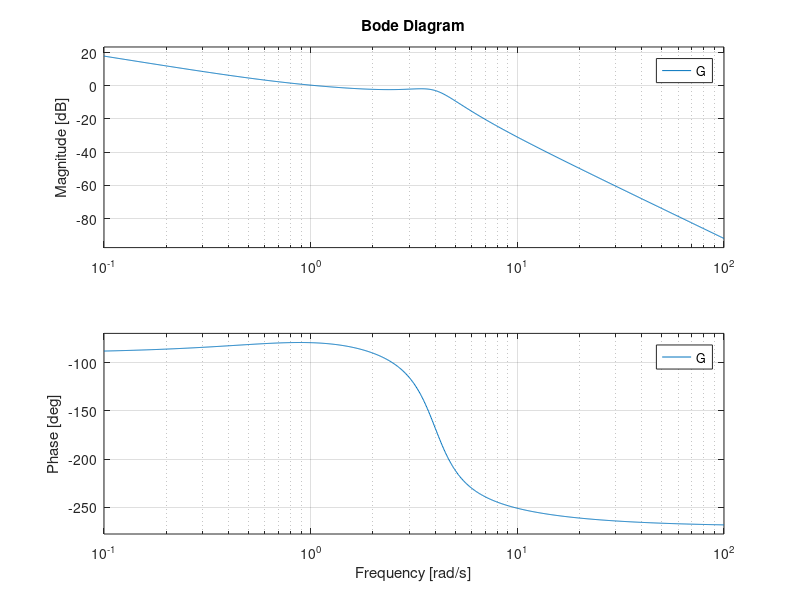
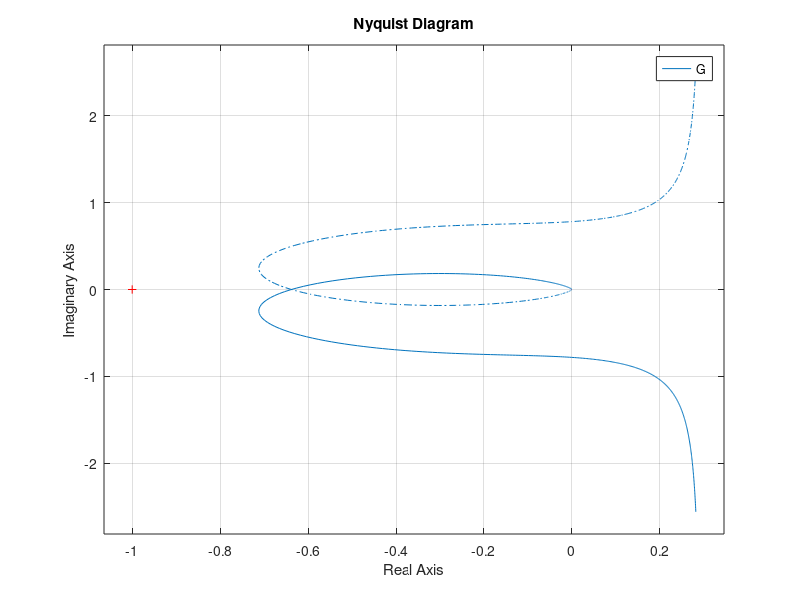
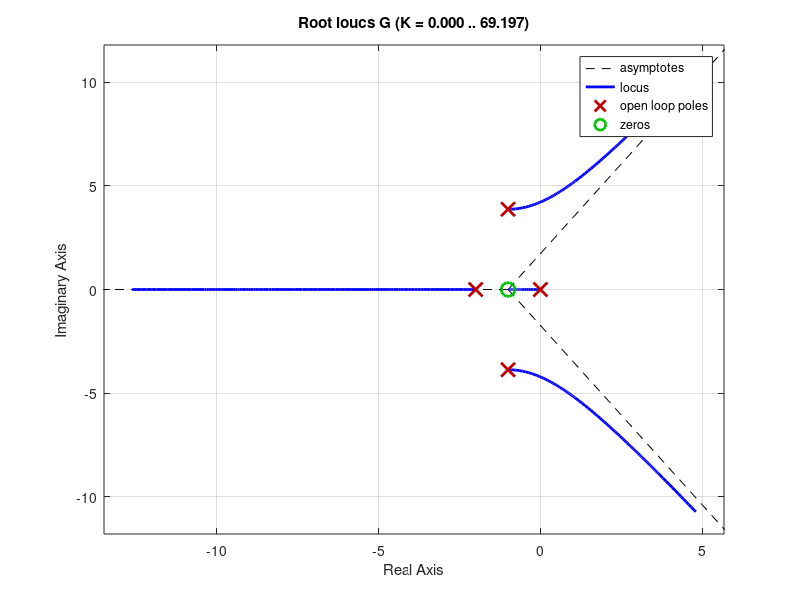
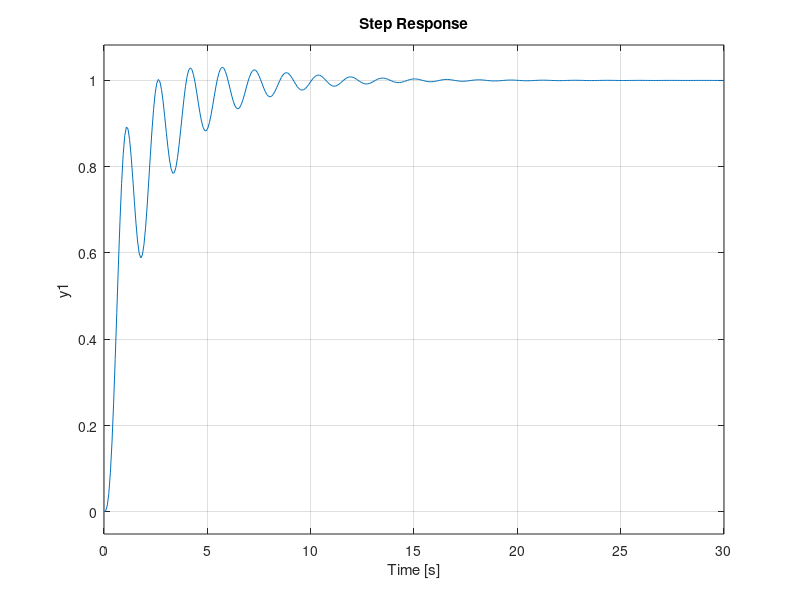

Recreate these plots in MATLAB, in order.
%% ECEN 4138 HW 11 Problem 6.26
% Ian Faber

%% Housekeeping
clc; clear; close all;

%% Setup
s = tf('s');

G = 25*(s+1)/(s*(s+2)*(s^2 + 2*s + 16));

%% Plotting
figure
bode(G)

figure
nyquist(G)

figure
rlocus(G)

figure
step(feedback(G,1))

figure
margin(G)


